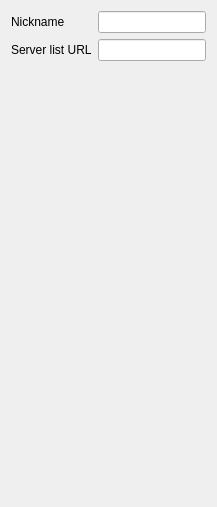
             <widget class="QWidget" name="tab_7">
              <attribute name="title">
               <string>Netplay</string>
              </attribute>
              <layout class="QVBoxLayout" name="verticalLayout_25">
               <item>
                <layout class="QHBoxLayout" name="horizontalLayout_18">
                 <item>
                  <widget class="QLabel" name="label_10">
                   <property name="text">
                    <string>Nickname</string>
                   </property>
                  </widget>
                 </item>
                 <item>
                  <widget class="QLineEdit" name="netplayNicknameLineEdit">
                   <property name="sizePolicy">
                    <sizepolicy hsizetype="Minimum" vsizetype="Fixed">
                     <horstretch>0</horstretch>
                     <verstretch>0</verstretch>
                    </sizepolicy>
                   </property>
                  </widget>
                 </item>
                </layout>
               </item>
               <item>
                <layout class="QHBoxLayout" name="horizontalLayout_19">
                 <item>
                  <widget class="QLabel" name="label_16">
                   <property name="text">
                    <string>Server list URL</string>
                   </property>
                  </widget>
                 </item>
                 <item>
                  <widget class="QLineEdit" name="netplayServerUrlLineEdit">
                   <property name="sizePolicy">
                    <sizepolicy hsizetype="Minimum" vsizetype="Fixed">
                     <horstretch>0</horstretch>
                     <verstretch>0</verstretch>
                    </sizepolicy>
                   </property>
                  </widget>
                 </item>
                </layout>
               </item>
               <item>
                <spacer name="verticalSpacer_19">
                 <property name="orientation">
                  <enum>Qt::Orientation::Vertical</enum>
                 </property>
                 <property name="sizeHint" stdset="0">
                  <size>
                   <width>20</width>
                   <height>435</height>
                  </size>
                 </property>
                </spacer>
               </item>
              </layout>
             </widget>
